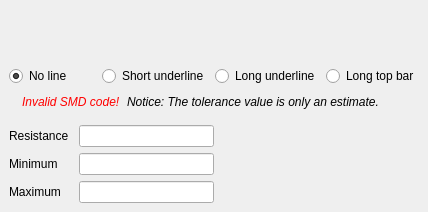
      <widget class="QWidget" name="tab_smd">
       <attribute name="title">
        <string>SMD</string>
       </attribute>
       <layout class="QVBoxLayout" name="verticalLayout">
        <property name="leftMargin">
         <number>9</number>
        </property>
        <property name="topMargin">
         <number>26</number>
        </property>
        <property name="rightMargin">
         <number>9</number>
        </property>
        <property name="bottomMargin">
         <number>9</number>
        </property>
        <item>
         <layout class="QHBoxLayout" name="horizontalLayout_smd_svg">
          <property name="bottomMargin">
           <number>20</number>
          </property>
          <item>
           <spacer name="horizontalSpacer_10">
            <property name="orientation">
             <enum>Qt::Horizontal</enum>
            </property>
            <property name="sizeHint" stdset="0">
             <size>
              <width>40</width>
              <height>20</height>
             </size>
            </property>
           </spacer>
          </item>
          <item>
           <spacer name="horizontalSpacer_11">
            <property name="orientation">
             <enum>Qt::Horizontal</enum>
            </property>
            <property name="sizeHint" stdset="0">
             <size>
              <width>40</width>
              <height>20</height>
             </size>
            </property>
           </spacer>
          </item>
         </layout>
        </item>
        <item>
         <layout class="QHBoxLayout" name="horizontalLayout_4">
          <item>
           <widget class="QRadioButton" name="radioButton_line_none">
            <property name="text">
             <string>No line</string>
            </property>
            <property name="checked">
             <bool>true</bool>
            </property>
           </widget>
          </item>
          <item>
           <widget class="QRadioButton" name="radioButton_line_under_short">
            <property name="text">
             <string>Short underline</string>
            </property>
           </widget>
          </item>
          <item>
           <widget class="QRadioButton" name="radioButton_line_under_long">
            <property name="text">
             <string>Long underline</string>
            </property>
           </widget>
          </item>
          <item>
           <widget class="QRadioButton" name="radioButton_line_top">
            <property name="text">
             <string>Long top bar</string>
            </property>
           </widget>
          </item>
         </layout>
        </item>
        <item>
         <spacer name="verticalSpacer_11">
          <property name="orientation">
           <enum>Qt::Vertical</enum>
          </property>
          <property name="sizeHint" stdset="0">
           <size>
            <width>20</width>
            <height>0</height>
           </size>
          </property>
         </spacer>
        </item>
        <item>
         <layout class="QHBoxLayout" name="horizontalLayout_8">
          <item>
           <widget class="QLabel" name="label_code_invalid_icon">
            <property name="text">
             <string/>
            </property>
            <property name="pixmap">
             <pixmap resource="../icons/resource_base.qrc">:/general/exclamation_red.png</pixmap>
            </property>
           </widget>
          </item>
          <item>
           <widget class="QLabel" name="label_code_invalid_label">
            <property name="enabled">
             <bool>true</bool>
            </property>
            <property name="text">
             <string>&lt;html&gt;&lt;head/&gt;&lt;body&gt;&lt;p&gt;&lt;span style=&quot; font-style:italic; color:#ff0000;&quot;&gt;Invalid SMD code!&lt;/span&gt;&lt;/p&gt;&lt;/body&gt;&lt;/html&gt;</string>
            </property>
           </widget>
          </item>
          <item>
           <widget class="QLabel" name="label_tolerance_notice">
            <property name="text">
             <string>&lt;html&gt;&lt;head/&gt;&lt;body&gt;&lt;p&gt;&lt;span style=&quot; font-style:italic;&quot;&gt;Notice: The tolerance value is only an estimate.&lt;/span&gt;&lt;/p&gt;&lt;/body&gt;&lt;/html&gt;</string>
            </property>
            <property name="textFormat">
             <enum>Qt::RichText</enum>
            </property>
           </widget>
          </item>
          <item>
           <spacer name="horizontalSpacer_12">
            <property name="orientation">
             <enum>Qt::Horizontal</enum>
            </property>
            <property name="sizeHint" stdset="0">
             <size>
              <width>40</width>
              <height>20</height>
             </size>
            </property>
           </spacer>
          </item>
         </layout>
        </item>
        <item>
         <layout class="QHBoxLayout" name="horizontalLayout">
          <item>
           <layout class="QFormLayout" name="formLayout_4">
            <property name="horizontalSpacing">
             <number>10</number>
            </property>
            <property name="verticalSpacing">
             <number>6</number>
            </property>
            <item row="1" column="0">
             <widget class="QLabel" name="label_35">
              <property name="text">
               <string>Resistance</string>
              </property>
             </widget>
            </item>
            <item row="1" column="1">
             <widget class="QLineEdit" name="lineEdit_resistance_smd">
              <property name="alignment">
               <set>Qt::AlignCenter</set>
              </property>
              <property name="readOnly">
               <bool>true</bool>
              </property>
             </widget>
            </item>
            <item row="2" column="0">
             <widget class="QLabel" name="label_36">
              <property name="text">
               <string>Minimum</string>
              </property>
             </widget>
            </item>
            <item row="2" column="1">
             <widget class="QLineEdit" name="lineEdit_resistance_min_smd">
              <property name="alignment">
               <set>Qt::AlignCenter</set>
              </property>
              <property name="readOnly">
               <bool>true</bool>
              </property>
             </widget>
            </item>
            <item row="3" column="0">
             <widget class="QLabel" name="label_37">
              <property name="text">
               <string>Maximum</string>
              </property>
             </widget>
            </item>
            <item row="3" column="1">
             <widget class="QLineEdit" name="lineEdit_resistance_max_smd">
              <property name="alignment">
               <set>Qt::AlignCenter</set>
              </property>
              <property name="readOnly">
               <bool>true</bool>
              </property>
             </widget>
            </item>
            <item row="0" column="0">
             <spacer name="verticalSpacer_9">
              <property name="orientation">
               <enum>Qt::Vertical</enum>
              </property>
              <property name="sizeHint" stdset="0">
               <size>
                <width>20</width>
                <height>1</height>
               </size>
              </property>
             </spacer>
            </item>
           </layout>
          </item>
          <item>
           <spacer name="horizontalSpacer_15">
            <property name="orientation">
             <enum>Qt::Horizontal</enum>
            </property>
            <property name="sizeHint" stdset="0">
             <size>
              <width>40</width>
              <height>20</height>
             </size>
            </property>
           </spacer>
          </item>
         </layout>
        </item>
       </layout>
      </widget>
